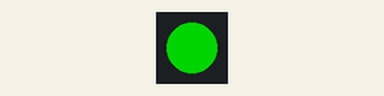
This program was run on a simulated ESP32-S3. Shown: 1 RGB LEDs in strip order, left to right. Dim RGB values are drawn brighter than linear.

Above: at 0.12 s.
At 0.87 s:
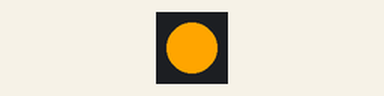
At 1.62 s:
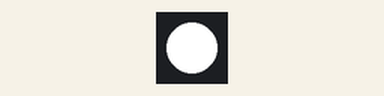
At 3.87 s:
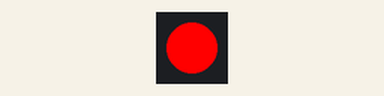
Timing chart, 0 to 4.2 s (numbered marks = the images above):
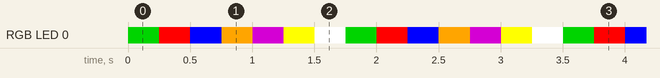

Measured:
- by itself, RGB LED 0: repeats every 1.8 s: RGB(255, 0, 0) 0.25 s, RGB(0, 0, 255) 0.25 s, RGB(255, 165, 0) 0.25 s, RGB(128, 0, 128) 0.25 s, RGB(255, 255, 0) 0.25 s, RGB(255, 255, 255) 0.25 s, RGB(0, 128, 0) 0.25 s
- by itself, everything shown: repeats every 1.8 s, in 7 steps

The program:

main.cpp
```cpp
#include <Arduino.h>
#include <FastLED.h>/*用于显示LED灯的库*/
#include <iostream>
using namespace std;
const int LEDS1 = 1; /*设置LED灯数量*/
const int PIN = 48;  /*设置LED灯的引脚为48号*/
CRGB leds[LEDS1];    /*可以理解为数组，方便在下列代码中表示*/
void setup()
{

 FastLED.addLeds<WS2812, PIN, GRB>(leds, LEDS1); /*初始化灯带，引脚为48号*/

}
void loop()
{

 leds[0]=CRGB::Green;
 FastLED.show();
 delay(250);
 leds[0]=CRGB::Red;
 FastLED.show();
 delay(250);
 leds[0]=CRGB::Blue;
 FastLED.show();
 delay(250);
 leds[0]=CRGB::Orange;
 FastLED.show();
 delay(250);
 leds[0]=CRGB::Purple;
 FastLED.show();
 delay(250);
 leds[0]=CRGB::Yellow;
 FastLED.show();
 delay(250);
 leds[0]=CRGB::White;
 FastLED.show();
 delay(250);

};
int main()
{
 setup();
 for (int i = 0;; i++)
 {
  loop();
 }
}
```
